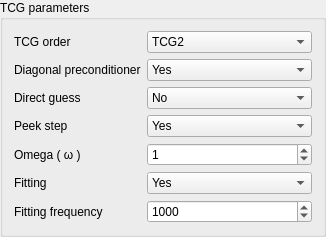
                <widget class="CollapsingGroupboxWidget" name="groupBoxTcgParameters">
                 <property name="title">
                  <string>TCG parameters</string>
                 </property>
                 <layout class="QVBoxLayout" name="verticalLayout_7">
                  <item>
                   <widget class="QWidget" name="widgetContainingTcgParameters" native="true">
                    <layout class="QVBoxLayout" name="verticalLayout_4">
                     <property name="leftMargin">
                      <number>0</number>
                     </property>
                     <property name="topMargin">
                      <number>0</number>
                     </property>
                     <property name="rightMargin">
                      <number>0</number>
                     </property>
                     <property name="bottomMargin">
                      <number>0</number>
                     </property>
                     <item>
                      <layout class="QHBoxLayout" name="horizontalLayout_11" stretch="1,0">
                       <item>
                        <widget class="QLabel" name="labelTcgOrder">
                         <property name="toolTip">
                          <string>&lt;html&gt;&lt;head/&gt;&lt;body&gt;&lt;p&gt;&lt;span style=&quot; font-size:9pt;&quot;&gt;Order of the TCG truncation, TCG1 or TCG2, default is TCG2.&lt;/span&gt;&lt;/p&gt;&lt;/body&gt;&lt;/html&gt;</string>
                         </property>
                         <property name="text">
                          <string>TCG order</string>
                         </property>
                        </widget>
                       </item>
                       <item>
                        <widget class="QComboBox" name="comboBoxTcgOrder">
                         <property name="minimumSize">
                          <size>
                           <width>165</width>
                           <height>0</height>
                          </size>
                         </property>
                         <property name="maximumSize">
                          <size>
                           <width>165</width>
                           <height>16777215</height>
                          </size>
                         </property>
                         <property name="toolTip">
                          <string>&lt;html&gt;&lt;head/&gt;&lt;body&gt;&lt;p&gt;&lt;span style=&quot; font-size:9pt;&quot;&gt;Order of the TCG truncation, TCG1 or TCG2, default is TCG2.&lt;/span&gt;&lt;/p&gt;&lt;/body&gt;&lt;/html&gt;</string>
                         </property>
                         <item>
                          <property name="text">
                           <string>TCG2</string>
                          </property>
                         </item>
                         <item>
                          <property name="text">
                           <string>TCG1</string>
                          </property>
                         </item>
                        </widget>
                       </item>
                      </layout>
                     </item>
                     <item>
                      <layout class="QHBoxLayout" name="horizontalLayout_12" stretch="1,0">
                       <item>
                        <widget class="QLabel" name="labelDiagPrec">
                         <property name="toolTip">
                          <string>&lt;html&gt;&lt;head/&gt;&lt;body&gt;&lt;p&gt;&lt;span style=&quot; font-size:9pt;&quot;&gt;Use of a diagonal preconditioner, default is yes.&lt;/span&gt;&lt;/p&gt;&lt;/body&gt;&lt;/html&gt;</string>
                         </property>
                         <property name="text">
                          <string>Diagonal preconditioner</string>
                         </property>
                        </widget>
                       </item>
                       <item>
                        <widget class="QComboBox" name="comboBoxDiagPrec">
                         <property name="minimumSize">
                          <size>
                           <width>165</width>
                           <height>0</height>
                          </size>
                         </property>
                         <property name="maximumSize">
                          <size>
                           <width>165</width>
                           <height>16777215</height>
                          </size>
                         </property>
                         <property name="toolTip">
                          <string>&lt;html&gt;&lt;head/&gt;&lt;body&gt;&lt;p&gt;&lt;span style=&quot; font-size:9pt;&quot;&gt;Use of a diagonal preconditioner, default is yes.&lt;/span&gt;&lt;/p&gt;&lt;/body&gt;&lt;/html&gt;</string>
                         </property>
                         <property name="currentIndex">
                          <number>1</number>
                         </property>
                         <item>
                          <property name="text">
                           <string>No</string>
                          </property>
                         </item>
                         <item>
                          <property name="text">
                           <string>Yes</string>
                          </property>
                         </item>
                        </widget>
                       </item>
                      </layout>
                     </item>
                     <item>
                      <layout class="QHBoxLayout" name="horizontalLayout_13" stretch="1,0">
                       <item>
                        <widget class="QLabel" name="labelTcgGuess">
                         <property name="toolTip">
                          <string>&lt;html&gt;&lt;head/&gt;&lt;body&gt;&lt;p&gt;&lt;span style=&quot; font-size:9pt;&quot;&gt;Use of a ”direct guess” (polarizability x permanent electric field) as a guess., default is no.&lt;/span&gt;&lt;/p&gt;&lt;/body&gt;&lt;/html&gt;</string>
                         </property>
                         <property name="text">
                          <string>Direct guess</string>
                         </property>
                        </widget>
                       </item>
                       <item>
                        <widget class="QComboBox" name="comboBoxTcgGuess">
                         <property name="minimumSize">
                          <size>
                           <width>165</width>
                           <height>0</height>
                          </size>
                         </property>
                         <property name="maximumSize">
                          <size>
                           <width>165</width>
                           <height>16777215</height>
                          </size>
                         </property>
                         <property name="toolTip">
                          <string>&lt;html&gt;&lt;head/&gt;&lt;body&gt;&lt;p&gt;&lt;span style=&quot; font-size:9pt;&quot;&gt;Use of a ”direct guess” (polarizability x permanent electric field) as a guess., default is no.&lt;/span&gt;&lt;/p&gt;&lt;/body&gt;&lt;/html&gt;</string>
                         </property>
                         <item>
                          <property name="text">
                           <string>No</string>
                          </property>
                         </item>
                         <item>
                          <property name="text">
                           <string>Yes</string>
                          </property>
                         </item>
                        </widget>
                       </item>
                      </layout>
                     </item>
                     <item>
                      <layout class="QHBoxLayout" name="horizontalLayout_14" stretch="1,0">
                       <item>
                        <widget class="QLabel" name="labelTcgPeek">
                         <property name="toolTip">
                          <string>&lt;html&gt;&lt;head/&gt;&lt;body&gt;&lt;p&gt;&lt;span style=&quot; font-size:9pt;&quot;&gt;Use of a peek step, default is yes. When a peek step is used, a Jacobi Over Relaxation (JOR) is applied to the TCG values of the dipoles with a parameter &lt;/span&gt;&lt;span style=&quot; font-family:'Arial Unicode MS','DejaVu Sans','Athena','Gentium','Palatino Linotype','Lucida Sans Unicode','Lucida Grande','Code2000','sans-serif'; font-size:14px; color:#202122; background-color:#fcfcfc;&quot;&gt;ω.&lt;/span&gt;&lt;span style=&quot; font-size:9pt;&quot;&gt; By default, this value is &lt;/span&gt;&lt;span style=&quot; font-family:'Arial Unicode MS','DejaVu Sans','Athena','Gentium','Palatino Linotype','Lucida Sans Unicode','Lucida Grande','Code2000','sans-serif'; font-size:14px; color:#202122; background-color:#fcfcfc;&quot;&gt;ω&lt;/span&gt;&lt;span style=&quot; font-size:9pt;&quot;&gt; = 1. (regular Jacobi step) but the following keywords can modify this.&lt;/span&gt;&lt;/p&gt;&lt;/body&gt;&lt;/html&gt;</string>
                         </property>
                         <property name="text">
                          <string>Peek step</string>
                         </property>
                        </widget>
                       </item>
                       <item>
                        <widget class="QComboBox" name="comboBoxTcgPeek">
                         <property name="minimumSize">
                          <size>
                           <width>165</width>
                           <height>0</height>
                          </size>
                         </property>
                         <property name="maximumSize">
                          <size>
                           <width>165</width>
                           <height>16777215</height>
                          </size>
                         </property>
                         <property name="toolTip">
                          <string>&lt;html&gt;&lt;head/&gt;&lt;body&gt;&lt;p&gt;&lt;span style=&quot; font-size:9pt;&quot;&gt;Use of a peek step, default is yes. When a peek step is used, a Jacobi Over Relaxation (JOR) is applied to the TCG values of the dipoles with a parameter &lt;/span&gt;&lt;span style=&quot; font-family:'Arial Unicode MS','DejaVu Sans','Athena','Gentium','Palatino Linotype','Lucida Sans Unicode','Lucida Grande','Code2000','sans-serif'; font-size:14px; color:#202122; background-color:#fcfcfc;&quot;&gt;ω.&lt;/span&gt;&lt;span style=&quot; font-size:9pt;&quot;&gt; By default, this value is &lt;/span&gt;&lt;span style=&quot; font-family:'Arial Unicode MS','DejaVu Sans','Athena','Gentium','Palatino Linotype','Lucida Sans Unicode','Lucida Grande','Code2000','sans-serif'; font-size:14px; color:#202122; background-color:#fcfcfc;&quot;&gt;ω&lt;/span&gt;&lt;span style=&quot; font-size:9pt;&quot;&gt; = 1. (regular Jacobi step) but the following keywords can modify this.&lt;/span&gt;&lt;/p&gt;&lt;/body&gt;&lt;/html&gt;</string>
                         </property>
                         <property name="currentIndex">
                          <number>1</number>
                         </property>
                         <item>
                          <property name="text">
                           <string>No</string>
                          </property>
                         </item>
                         <item>
                          <property name="text">
                           <string>Yes</string>
                          </property>
                         </item>
                        </widget>
                       </item>
                      </layout>
                     </item>
                     <item>
                      <widget class="QWidget" name="widgetPeekStep" native="true">
                       <layout class="QVBoxLayout" name="verticalLayout_2">
                        <property name="leftMargin">
                         <number>0</number>
                        </property>
                        <property name="topMargin">
                         <number>0</number>
                        </property>
                        <property name="rightMargin">
                         <number>0</number>
                        </property>
                        <property name="bottomMargin">
                         <number>0</number>
                        </property>
                        <item>
                         <layout class="QHBoxLayout" name="horizontalLayout_15" stretch="1,0">
                          <item>
                           <widget class="QLabel" name="labelTcgOmega">
                            <property name="toolTip">
                             <string>&lt;html&gt;&lt;head/&gt;&lt;body&gt;&lt;p&gt;&lt;span style=&quot; font-size:9pt;&quot;&gt;Value of the ω parameter&lt;/span&gt;&lt;/p&gt;&lt;/body&gt;&lt;/html&gt;</string>
                            </property>
                            <property name="text">
                             <string>Omega ( ω )</string>
                            </property>
                           </widget>
                          </item>
                          <item>
                           <widget class="QSpinBox" name="spinBoxTcgOmega">
                            <property name="minimumSize">
                             <size>
                              <width>165</width>
                              <height>0</height>
                             </size>
                            </property>
                            <property name="maximumSize">
                             <size>
                              <width>165</width>
                              <height>16777215</height>
                             </size>
                            </property>
                            <property name="toolTip">
                             <string>&lt;html&gt;&lt;head/&gt;&lt;body&gt;&lt;p&gt;&lt;span style=&quot; font-size:9pt;&quot;&gt;Value of the ω parameter&lt;/span&gt;&lt;/p&gt;&lt;/body&gt;&lt;/html&gt;</string>
                            </property>
                            <property name="value">
                             <number>1</number>
                            </property>
                           </widget>
                          </item>
                         </layout>
                        </item>
                        <item>
                         <layout class="QHBoxLayout" name="horizontalLayout_16" stretch="1,0">
                          <item>
                           <widget class="QLabel" name="labelTcgMegaFit">
                            <property name="toolTip">
                             <string>&lt;html&gt;&lt;head/&gt;&lt;body&gt;&lt;p&gt;Impose a regular fitting of the ω parameter to match at regular intervals the fully converged polarization energy.&lt;/p&gt;&lt;/body&gt;&lt;/html&gt;</string>
                            </property>
                            <property name="text">
                             <string>Fitting</string>
                            </property>
                           </widget>
                          </item>
                          <item>
                           <widget class="QComboBox" name="comboBoxTcgMegaFit">
                            <property name="minimumSize">
                             <size>
                              <width>165</width>
                              <height>0</height>
                             </size>
                            </property>
                            <property name="maximumSize">
                             <size>
                              <width>165</width>
                              <height>16777215</height>
                             </size>
                            </property>
                            <property name="toolTip">
                             <string>&lt;html&gt;&lt;head/&gt;&lt;body&gt;&lt;p&gt;Impose a regular fitting of the ω parameter to match at regular intervals the fully converged polarization energy.&lt;/p&gt;&lt;/body&gt;&lt;/html&gt;</string>
                            </property>
                            <property name="currentIndex">
                             <number>1</number>
                            </property>
                            <item>
                             <property name="text">
                              <string>No</string>
                             </property>
                            </item>
                            <item>
                             <property name="text">
                              <string>Yes</string>
                             </property>
                            </item>
                           </widget>
                          </item>
                         </layout>
                        </item>
                        <item>
                         <layout class="QHBoxLayout" name="horizontalLayout_17" stretch="1,0">
                          <item>
                           <widget class="QLabel" name="labelTcgMegaFitFreq">
                            <property name="toolTip">
                             <string>&lt;html&gt;&lt;head/&gt;&lt;body&gt;&lt;p&gt;Number of timesteps between two updates of the fitted ω parameter. The default of x is 1000.&lt;/p&gt;&lt;/body&gt;&lt;/html&gt;</string>
                            </property>
                            <property name="text">
                             <string>Fitting frequency</string>
                            </property>
                           </widget>
                          </item>
                          <item>
                           <widget class="QSpinBox" name="spinBoxTcgMegaFitFreq">
                            <property name="minimumSize">
                             <size>
                              <width>165</width>
                              <height>0</height>
                             </size>
                            </property>
                            <property name="maximumSize">
                             <size>
                              <width>165</width>
                              <height>16777215</height>
                             </size>
                            </property>
                            <property name="toolTip">
                             <string>&lt;html&gt;&lt;head/&gt;&lt;body&gt;&lt;p&gt;Number of timesteps between two updates of the fitted ω parameter. The default of x is 1000.&lt;/p&gt;&lt;/body&gt;&lt;/html&gt;</string>
                            </property>
                            <property name="maximum">
                             <number>100000000</number>
                            </property>
                            <property name="value">
                             <number>1000</number>
                            </property>
                           </widget>
                          </item>
                         </layout>
                        </item>
                       </layout>
                      </widget>
                     </item>
                    </layout>
                   </widget>
                  </item>
                 </layout>
                </widget>
